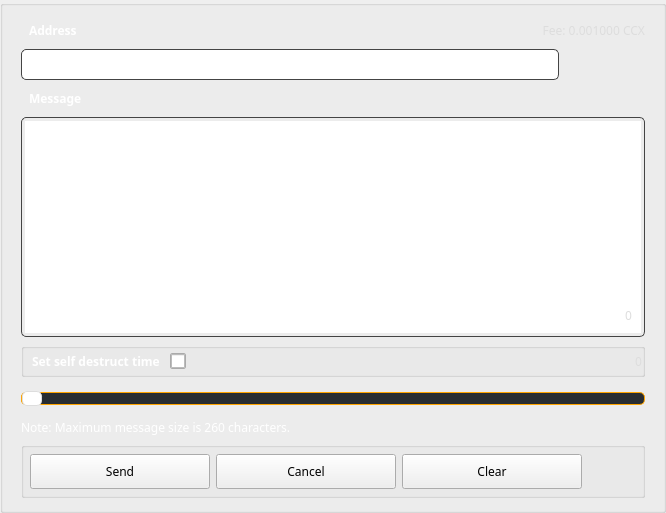
       <widget class="QGroupBox" name="newMessageBox">
        <property name="styleSheet">
         <string notr="true"/>
        </property>
        <property name="title">
         <string/>
        </property>
        <layout class="QGridLayout" name="gridLayout_10">
         <property name="leftMargin">
          <number>18</number>
         </property>
         <property name="topMargin">
          <number>12</number>
         </property>
         <property name="rightMargin">
          <number>18</number>
         </property>
         <property name="bottomMargin">
          <number>12</number>
         </property>
         <property name="spacing">
          <number>6</number>
         </property>
         <item row="0" column="0" colspan="2">
          <widget class="QLabel" name="adressLabel_2">
           <property name="minimumSize">
            <size>
             <width>0</width>
             <height>25</height>
            </size>
           </property>
           <property name="font">
            <font>
             <family>Poppins</family>
             <weight>75</weight>
             <bold>true</bold>
            </font>
           </property>
           <property name="styleSheet">
            <string notr="true">color: #fff;


font-weight: bold;
border: none;
padding-left: 5px</string>
           </property>
           <property name="text">
            <string>Address</string>
           </property>
          </widget>
         </item>
         <item row="0" column="2" colspan="3">
          <widget class="QLabel" name="m_messageFee">
           <property name="sizePolicy">
            <sizepolicy hsizetype="Expanding" vsizetype="Preferred">
             <horstretch>0</horstretch>
             <verstretch>0</verstretch>
            </sizepolicy>
           </property>
           <property name="minimumSize">
            <size>
             <width>100</width>
             <height>25</height>
            </size>
           </property>
           <property name="maximumSize">
            <size>
             <width>16777215</width>
             <height>16777215</height>
            </size>
           </property>
           <property name="font">
            <font>
             <family>Poppins</family>
            </font>
           </property>
           <property name="styleSheet">
            <string notr="true">color: #ddd;  
border: none;</string>
           </property>
           <property name="text">
            <string notr="true">Fee: 0.001000 CCX</string>
           </property>
           <property name="alignment">
            <set>Qt::AlignRight|Qt::AlignTrailing|Qt::AlignVCenter</set>
           </property>
          </widget>
         </item>
         <item row="1" column="0" colspan="4">
          <widget class="QLineEdit" name="m_addressMessageEdit">
           <property name="minimumSize">
            <size>
             <width>0</width>
             <height>31</height>
            </size>
           </property>
           <property name="font">
            <font>
             <family>Poppins</family>
            </font>
           </property>
           <property name="styleSheet">
            <string notr="true">padding: 3px; border: 1px solid #444; border-radius: 5px;   color: #aaa;</string>
           </property>
           <property name="text">
            <string/>
           </property>
          </widget>
         </item>
         <item row="1" column="4">
          <widget class="QPushButton" name="m_addressBookMessageButton">
           <property name="minimumSize">
            <size>
             <width>25</width>
             <height>25</height>
            </size>
           </property>
           <property name="maximumSize">
            <size>
             <width>80</width>
             <height>25</height>
            </size>
           </property>
           <property name="font">
            <font>
             <family>Poppins</family>
            </font>
           </property>
           <property name="styleSheet">
            <string notr="true">border: none;</string>
           </property>
           <property name="text">
            <string/>
           </property>
           <property name="icon">
            <iconset resource="../../resources.qrc">
             <normaloff>:/icons/address-book</normaloff>:/icons/address-book</iconset>
           </property>
          </widget>
         </item>
         <item row="2" column="0" colspan="2">
          <widget class="QLabel" name="messageLabel">
           <property name="minimumSize">
            <size>
             <width>0</width>
             <height>25</height>
            </size>
           </property>
           <property name="font">
            <font>
             <family>Poppins</family>
             <weight>75</weight>
             <bold>true</bold>
            </font>
           </property>
           <property name="styleSheet">
            <string notr="true">color: #fff;


font-weight: bold;
border: none;
padding-left: 5px</string>
           </property>
           <property name="text">
            <string>Message</string>
           </property>
          </widget>
         </item>
         <item row="3" column="0" rowspan="4" colspan="5">
          <widget class="QTextEdit" name="m_messageTextEdit">
           <property name="minimumSize">
            <size>
             <width>0</width>
             <height>220</height>
            </size>
           </property>
           <property name="maximumSize">
            <size>
             <width>16777215</width>
             <height>16777215</height>
            </size>
           </property>
           <property name="font">
            <font>
             <family>Poppins</family>
            </font>
           </property>
           <property name="styleSheet">
            <string notr="true">padding: 3px; border: 1px solid #444; border-radius: 5px;   color: #aaa;</string>
           </property>
           <property name="html">
            <string notr="true">&lt;!DOCTYPE HTML PUBLIC &quot;-//W3C//DTD HTML 4.0//EN&quot; &quot;http://www.w3.org/TR/REC-html40/strict.dtd&quot;&gt;
&lt;html&gt;&lt;head&gt;&lt;meta name=&quot;qrichtext&quot; content=&quot;1&quot; /&gt;&lt;style type=&quot;text/css&quot;&gt;
p, li { white-space: pre-wrap; }
&lt;/style&gt;&lt;/head&gt;&lt;body style=&quot; font-family:'Poppins'; font-size:11pt; font-weight:400; font-style:normal;&quot;&gt;
&lt;p style=&quot;-qt-paragraph-type:empty; margin-top:0px; margin-bottom:0px; margin-left:0px; margin-right:0px; -qt-block-indent:0; text-indent:0px; font-family:'.Helvetica Neue DeskInterface'; font-size:13pt;&quot;&gt;&lt;br /&gt;&lt;/p&gt;&lt;/body&gt;&lt;/html&gt;</string>
           </property>
           <property name="acceptRichText">
            <bool>false</bool>
           </property>
          </widget>
         </item>
         <item row="6" column="0" colspan="5">
          <widget class="QLabel" name="m_messageLength">
           <property name="sizePolicy">
            <sizepolicy hsizetype="Preferred" vsizetype="Fixed">
             <horstretch>0</horstretch>
             <verstretch>0</verstretch>
            </sizepolicy>
           </property>
           <property name="maximumSize">
            <size>
             <width>16777215</width>
             <height>16777215</height>
            </size>
           </property>
           <property name="font">
            <font>
             <family>Poppins</family>
            </font>
           </property>
           <property name="styleSheet">
            <string notr="true">color: #ddd;  
        border: none; margin: 10px;</string>
           </property>
           <property name="text">
            <string notr="true">0</string>
           </property>
           <property name="alignment">
            <set>Qt::AlignBottom|Qt::AlignRight|Qt::AlignTrailing</set>
           </property>
          </widget>
         </item>
         <item row="7" column="0" colspan="5">
          <widget class="QGroupBox" name="horizontalGroupBox">
           <property name="sizePolicy">
            <sizepolicy hsizetype="Expanding" vsizetype="Preferred">
             <horstretch>0</horstretch>
             <verstretch>0</verstretch>
            </sizepolicy>
           </property>
           <layout class="QHBoxLayout" name="horizontalLayout_6">
            <property name="spacing">
             <number>6</number>
            </property>
            <property name="leftMargin">
             <number>0</number>
            </property>
            <property name="topMargin">
             <number>0</number>
            </property>
            <property name="rightMargin">
             <number>0</number>
            </property>
            <property name="bottomMargin">
             <number>0</number>
            </property>
            <item>
             <widget class="QLabel" name="selfDestuctLabel">
              <property name="sizePolicy">
               <sizepolicy hsizetype="Minimum" vsizetype="Preferred">
                <horstretch>0</horstretch>
                <verstretch>0</verstretch>
               </sizepolicy>
              </property>
              <property name="minimumSize">
               <size>
                <width>0</width>
                <height>25</height>
               </size>
              </property>
              <property name="font">
               <font>
                <family>Poppins</family>
                <weight>75</weight>
                <bold>true</bold>
               </font>
              </property>
              <property name="styleSheet">
               <string notr="true">color: #fff;   font-weight: bold;
border: none;
padding-left: 5px</string>
              </property>
              <property name="text">
               <string>Set self destruct time</string>
              </property>
             </widget>
            </item>
            <item>
             <widget class="QCheckBox" name="m_ttlCheck">
              <property name="sizePolicy">
               <sizepolicy hsizetype="Preferred" vsizetype="Preferred">
                <horstretch>0</horstretch>
                <verstretch>0</verstretch>
               </sizepolicy>
              </property>
              <property name="minimumSize">
               <size>
                <width>16</width>
                <height>16</height>
               </size>
              </property>
              <property name="maximumSize">
               <size>
                <width>16</width>
                <height>16</height>
               </size>
              </property>
              <property name="font">
               <font>
                <family>Poppins</family>
                <weight>75</weight>
                <bold>true</bold>
               </font>
              </property>
              <property name="toolTip">
               <string>Do not include message in blockchain</string>
              </property>
              <property name="styleSheet">
               <string notr="true">border: 1px solid #aaa; 
color: white;
border-radius: 2px;</string>
              </property>
             </widget>
            </item>
            <item>
             <spacer name="horizontalSpacer_9">
              <property name="orientation">
               <enum>Qt::Horizontal</enum>
              </property>
              <property name="sizeHint" stdset="0">
               <size>
                <width>40</width>
                <height>20</height>
               </size>
              </property>
             </spacer>
            </item>
            <item>
             <widget class="QLabel" name="m_ttlLabel">
              <property name="sizePolicy">
               <sizepolicy hsizetype="Preferred" vsizetype="Preferred">
                <horstretch>0</horstretch>
                <verstretch>0</verstretch>
               </sizepolicy>
              </property>
              <property name="minimumSize">
               <size>
                <width>0</width>
                <height>25</height>
               </size>
              </property>
              <property name="font">
               <font>
                <family>Poppins</family>
               </font>
              </property>
              <property name="styleSheet">
               <string notr="true">color: #ddd;  
border: none;</string>
              </property>
              <property name="text">
               <string notr="true">0</string>
              </property>
              <property name="alignment">
               <set>Qt::AlignRight|Qt::AlignTrailing|Qt::AlignVCenter</set>
              </property>
             </widget>
            </item>
           </layout>
          </widget>
         </item>
         <item row="8" column="0" colspan="5">
          <widget class="QSlider" name="m_ttlSlider">
           <property name="sizePolicy">
            <sizepolicy hsizetype="Expanding" vsizetype="Preferred">
             <horstretch>0</horstretch>
             <verstretch>0</verstretch>
            </sizepolicy>
           </property>
           <property name="minimumSize">
            <size>
             <width>0</width>
             <height>30</height>
            </size>
           </property>
           <property name="styleSheet">
            <string notr="true">QSlider::groove:horizontal#m_ttlSlider {
    border: 1px solid orange;
    border-radius: 5px;
    height: 11px;
    background: #282d31;
}

QSlider::handle:horizontal#m_ttlSlider {
    background: #fff;
    border: 1px solid #ddd;
    width: 18px;
    margin: -2px 0;
    border-radius: 5px;
}

QSlider::sub-page:horizontal#m_ttlSlider {
    background: orange;
    border-radius: 5px;
}</string>
           </property>
           <property name="singleStep">
            <number>300</number>
           </property>
           <property name="orientation">
            <enum>Qt::Horizontal</enum>
           </property>
           <property name="tickInterval">
            <number>1</number>
           </property>
          </widget>
         </item>
         <item row="10" column="0" colspan="5">
          <widget class="QGroupBox" name="horizontalGroupBox_sendMessageButtons">
           <layout class="QHBoxLayout" name="horizontalLayout_4">
            <property name="spacing">
             <number>6</number>
            </property>
            <property name="leftMargin">
             <number>6</number>
            </property>
            <property name="topMargin">
             <number>6</number>
            </property>
            <property name="rightMargin">
             <number>6</number>
            </property>
            <property name="bottomMargin">
             <number>6</number>
            </property>
            <item>
             <widget class="QPushButton" name="b1_sendMessageButton">
              <property name="minimumSize">
               <size>
                <width>180</width>
                <height>35</height>
               </size>
              </property>
              <property name="maximumSize">
               <size>
                <width>180</width>
                <height>35</height>
               </size>
              </property>
              <property name="font">
               <font>
                <family>Poppins</family>
               </font>
              </property>
              <property name="styleSheet">
               <string notr="true">/* This button style is handled automatically by OverviewFrame:setStyles() (in OverviewFrame.cpp) */</string>
              </property>
              <property name="text">
               <string>Send</string>
              </property>
             </widget>
            </item>
            <item>
             <widget class="QPushButton" name="b1_cancelMessageButton">
              <property name="minimumSize">
               <size>
                <width>180</width>
                <height>35</height>
               </size>
              </property>
              <property name="maximumSize">
               <size>
                <width>180</width>
                <height>35</height>
               </size>
              </property>
              <property name="font">
               <font>
                <family>Poppins</family>
               </font>
              </property>
              <property name="styleSheet">
               <string notr="true">/* This button style is handled automatically by OverviewFrame:setStyles() (in OverviewFrame.cpp) */</string>
              </property>
              <property name="text">
               <string>Cancel</string>
              </property>
             </widget>
            </item>
            <item>
             <widget class="QPushButton" name="b1_clearMessageButton">
              <property name="minimumSize">
               <size>
                <width>180</width>
                <height>35</height>
               </size>
              </property>
              <property name="maximumSize">
               <size>
                <width>180</width>
                <height>35</height>
               </size>
              </property>
              <property name="font">
               <font>
                <family>Poppins</family>
               </font>
              </property>
              <property name="cursor">
               <cursorShape>ArrowCursor</cursorShape>
              </property>
              <property name="styleSheet">
               <string notr="true">/* This button style is handled automatically by OverviewFrame:setStyles() (in OverviewFrame.cpp) */</string>
              </property>
              <property name="text">
               <string>Clear</string>
              </property>
             </widget>
            </item>
            <item>
             <spacer name="horizontalSpacer_8">
              <property name="orientation">
               <enum>Qt::Horizontal</enum>
              </property>
              <property name="sizeHint" stdset="0">
               <size>
                <width>40</width>
                <height>20</height>
               </size>
              </property>
             </spacer>
            </item>
           </layout>
          </widget>
         </item>
         <item row="9" column="0" colspan="2">
          <widget class="QLabel" name="adressLabel_3">
           <property name="sizePolicy">
            <sizepolicy hsizetype="Preferred" vsizetype="Expanding">
             <horstretch>0</horstretch>
             <verstretch>0</verstretch>
            </sizepolicy>
           </property>
           <property name="font">
            <font>
             <family>Poppins</family>
            </font>
           </property>
           <property name="styleSheet">
            <string notr="true">color: #fff;  
border: none;</string>
           </property>
           <property name="text">
            <string>Note: Maximum message size is 260 characters.</string>
           </property>
           <property name="alignment">
            <set>Qt::AlignLeading|Qt::AlignLeft|Qt::AlignTop</set>
           </property>
          </widget>
         </item>
        </layout>
       </widget>
